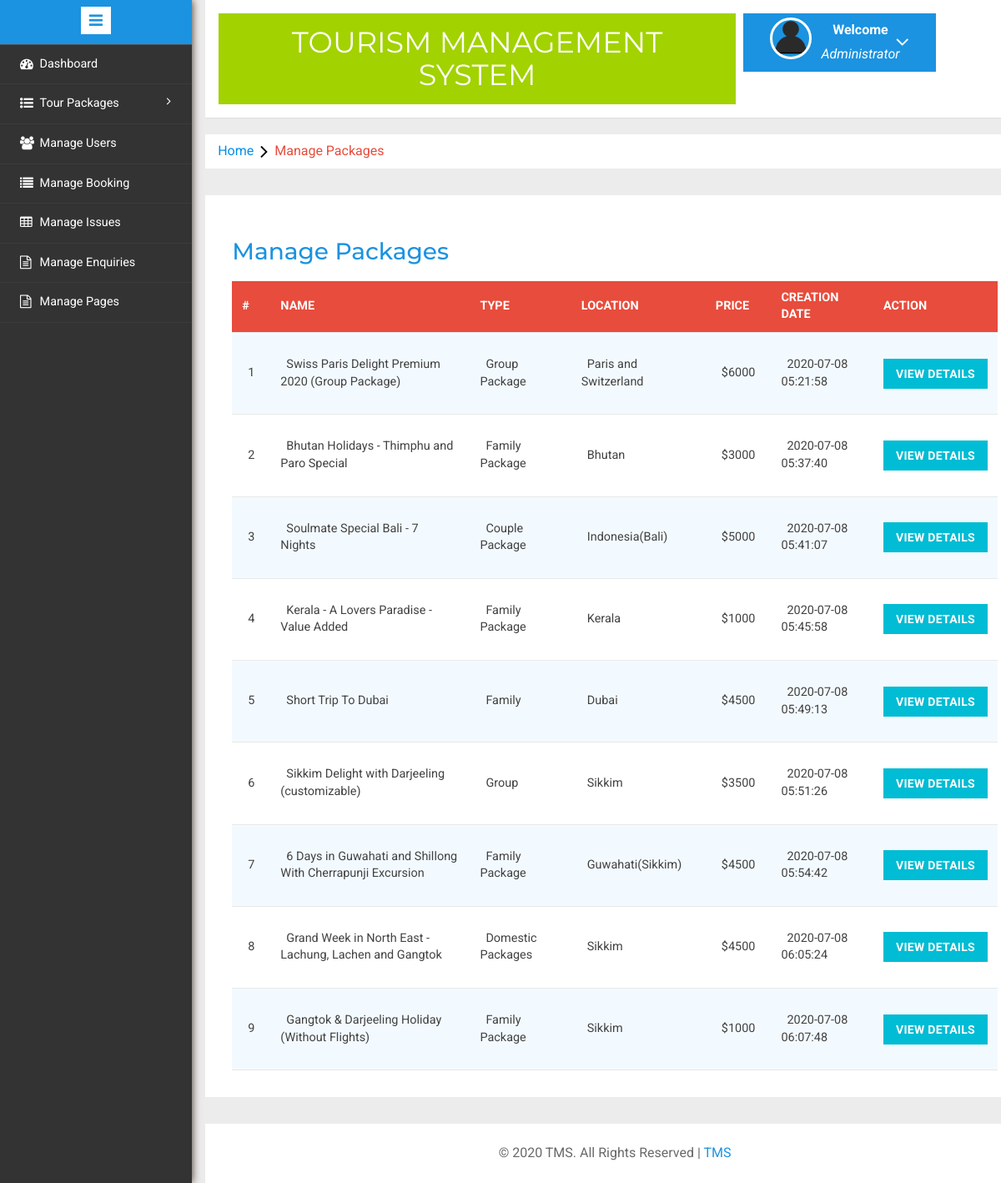
Before: /tms/admin/manage-packages.php (signed in) with the older database file.
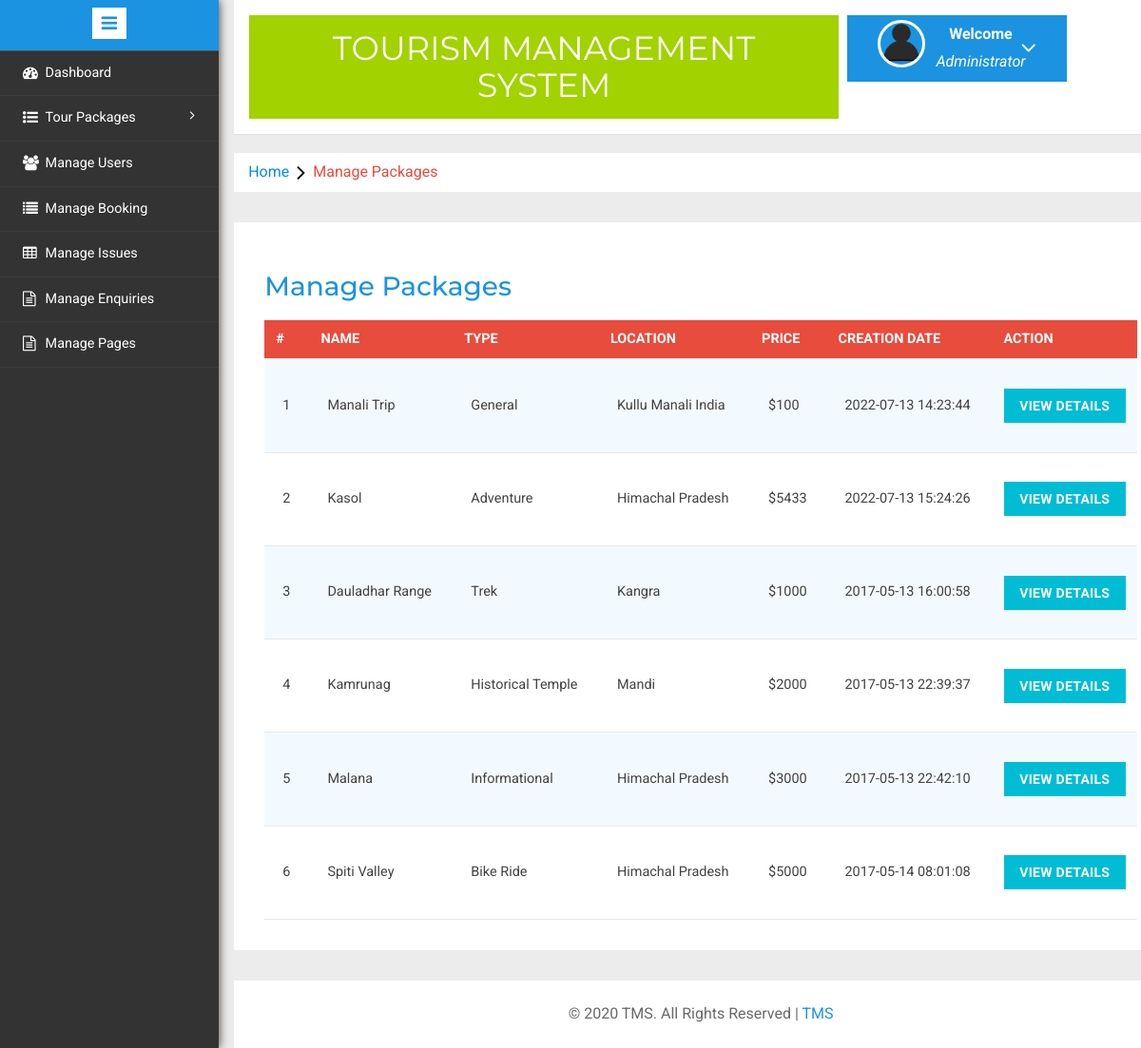
After: the same page with the newer database file.
### tables this page shows
CREATE TABLE `tbltourpackages` (
  `PackageId` int(11) NOT NULL,
  `PackageName` varchar(200) DEFAULT NULL,
  `PackageType` varchar(150) DEFAULT NULL,
  `PackageLocation` varchar(100) DEFAULT NULL,
  `PackagePrice` int(11) DEFAULT NULL,
  `PackageFetures` varchar(255) DEFAULT NULL,
  `PackageDetails` mediumtext DEFAULT NULL,
  `PackageImage` varchar(100) DEFAULT NULL,
  `Creationdate` timestamp NULL DEFAULT current_timestamp(),
  `UpdationDate` timestamp NULL DEFAULT NULL ON UPDATE current_timestamp()
);

### tms/admin/manage-packages.php (the view, shortened to what this page needs)
<?php
include('includes/config.php');
if(strlen($_SESSION['alogin'])==0)
	{
header('location:index.php');
}
else{
	?>
<!DOCTYPE HTML>
<html>
<head>
<link href="css/bootstrap.min.css" rel='stylesheet' type='text/css' />
<link href="css/style.css" rel='stylesheet' type='text/css' />
<link rel="stylesheet" href="css/morris.css" type="text/css"/>
<link href="css/font-awesome.css" rel="stylesheet">
<link rel="stylesheet" type="text/css" href="css/table-style.css" />
<link rel="stylesheet" type="text/css" href="css/basictable.css" />
<link rel="stylesheet" href="css/icon-font.min.css" type='text/css' />
</head>
<body>
   <div class="page-container">
<div class="left-content">
	   <div class="mother-grid-inner">
				<?php include('includes/header.php');?>
				</div>
<ol class="breadcrumb">
                <li class="breadcrumb-item"><a href="index.html">Home</a><i class="fa fa-angle-right"></i>Manage Packages</li>
            </ol>
<div class="agile-grids">
				<div class="agile-tables">
					<div class="w3l-table-info">
					  <h2>Manage Packages</h2>
					    <table id="table">
						<thead>
						  <tr>
						  <th>#</th>
							<th >Name</th>
							<th>Type</th>
							<th>Location</th>
							<th>Price</th>
							<th>Creation Date</th>
							<th>Action</th>
						  </tr>
						</thead>
						<tbody>
<?php $sql = "SELECT * from TblTourPackages";
$query = $dbh -> prepare($sql);
$query->execute();
$results=$query->fetchAll(PDO::FETCH_OBJ);
$cnt=1;
if($query->rowCount() > 0)
{
foreach($results as $result)
{				?>
						  <tr>
							<td><?php echo htmlentities($cnt);?></td>
							<td><?php echo htmlentities($result->PackageName);?></td>
							<td><?php echo htmlentities($result->PackageType);?></td>
							<td><?php echo htmlentities($result->PackageLocation);?></td>
							<td>$<?php echo htmlentities($result->PackagePrice);?></td>
							<td><?php echo htmlentities($result->Creationdate);?></td>
							<td><a href="update-package.php?pid=<?php echo htmlentities($result->PackageId);?>"><button type="button" class="btn btn-primary btn-block">View Details</button></a></td>
						  </tr>
						 <?php $cnt=$cnt+1;} }?>
						</tbody>
					  </table>
					</div>
			</div>
<?php include('includes/footer.php');?>
</div>
</div>
						<?php include('includes/sidebarmenu.php');?>
							</div>
</body>
</html>
<?php } ?>

Changed rows visible on the page:
removed tbltourpackages: PackageName "Swiss Paris Delight Premium 2020 (Group Package)", PackageType "Group Package", PackageLocation "Paris and Switzerland", PackagePrice "6000", Creationdate "2020-07-08 05:21:58"
removed tbltourpackages: PackageName "Bhutan Holidays - Thimphu and Paro Special", PackageType "Family Package", PackageLocation "Bhutan", PackagePrice "3000", Creationdate "2020-07-08 05:37:40"
removed tbltourpackages: PackageName "Soulmate Special Bali - 7 Nights", PackageType "Couple Package", PackageLocation "Indonesia(Bali)", PackagePrice "5000", Creationdate "2020-07-08 05:41:07"
removed tbltourpackages: PackageName "Kerala - A Lovers Paradise - Value Added", PackageType "Family Package", PackageLocation "Kerala", PackagePrice "1000", Creationdate "2020-07-08 05:45:58"
removed tbltourpackages: PackageName "Short Trip To Dubai", PackageType "Family", PackageLocation "Dubai", PackagePrice "4500", Creationdate "2020-07-08 05:49:13"
removed tbltourpackages: PackageName "Sikkim Delight with Darjeeling (customizable)", PackageType "Group", PackageLocation "Sikkim", PackagePrice "3500", Creationdate "2020-07-08 05:51:26"
removed tbltourpackages: PackageName "6 Days in Guwahati and Shillong With Cherrapunji Excursion", PackageType "Family Package", PackageLocation "Guwahati(Sikkim)", PackagePrice "4500", Creationdate "2020-07-08 05:54:42"
removed tbltourpackages: PackageName "Grand Week in North East - Lachung, Lachen and Gangtok", PackageType "Domestic Packages", PackageLocation "Sikkim", PackagePrice "4500", Creationdate "2020-07-08 06:05:24"
removed tbltourpackages: PackageName "Gangtok & Darjeeling Holiday (Without Flights)", PackageType "Family Package", PackageLocation "Sikkim", PackagePrice "1000", Creationdate "2020-07-08 06:07:48"
added tbltourpackages: PackageName "Manali Trip", PackageType "General", PackageLocation "Kullu Manali India", PackagePrice "100", Creationdate "2022-07-13 14:23:44"
added tbltourpackages: PackageName "Kasol", PackageType "Adventure", PackageLocation "Himachal Pradesh", PackagePrice "5433", Creationdate "2022-07-13 15:24:26"
added tbltourpackages: PackageName "Dauladhar Range", PackageType "Trek", PackageLocation "Kangra", PackagePrice "1000", Creationdate "2017-05-13 16:00:58"
added tbltourpackages: PackageName "Kamrunag", PackageType "Historical Temple", PackageLocation "Mandi", PackagePrice "2000", Creationdate "2017-05-13 22:39:37"
added tbltourpackages: PackageName "Malana", PackageType "Informational", PackageLocation "Himachal Pradesh", PackagePrice "3000", Creationdate "2017-05-13 22:42:10"
added tbltourpackages: PackageName "Spiti Valley", PackageType "Bike Ride", PackageLocation "Himachal Pradesh", PackagePrice "5000", Creationdate "2017-05-14 08:01:08"
